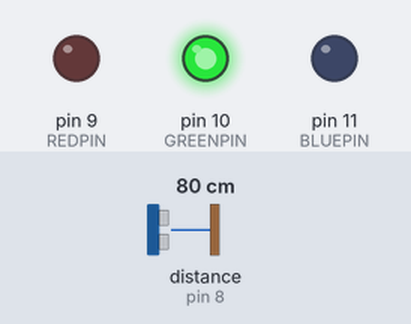
Bench run of a sketch on a simulated Arduino Uno, built with avr-gcc and run on an emulated ATmega328P. Parts: output pins drawn as LEDs (lit = HIGH). Wiring (inferred from the names in the program): ultrasonic range finder: trigger pin 7; echo pin 8. The test bench sets the inputs (shaded band); at power-on: distance to the obstacle (sensor on pin 8) 80 cm. The echo pulse lasts 58.3 µs per cm; pins used as bus, display or sensor lines are not drawn; what the sketch prints to the serial monitor is not drawn.

Above: at 0.1 s.
Timing chart, 0 to 1.6 s (numbered marks = the images above):
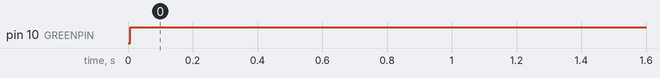

Measured:
- by itself, pin 10 (GREENPIN): LOW → HIGH at 0.01 s

The sketch:

sensori_distanza.ino
```cpp
//HC-SR04 Sensore ultrasuoni
#define REDPIN    9
#define GREENPIN  10
#define BLUEPIN   11

const int triggerPort = 7;
const int echoPort = 8;

byte r = 255;
byte g = 0;
byte b = 0;

void setup() {
  pinMode( triggerPort, OUTPUT );
  pinMode( echoPort, INPUT );
  Serial.begin( 115200 );
  Serial.println( "Sensore ultrasuoni HCSR04: ");

  pinMode(REDPIN, OUTPUT);
  pinMode(GREENPIN, OUTPUT);
  pinMode(BLUEPIN, OUTPUT);
}

void loop() {
  digitalWrite( triggerPort, LOW ); // mette LOW l'uscita del trigger

  //invia un impulso di 10 microsecondi sul trigger
  digitalWrite( triggerPort, HIGH );
  delayMicroseconds( 10 );
  digitalWrite( triggerPort, LOW );

  long duration = pulseIn( echoPort, HIGH ); // legge la durata dell'eco di ritorno in μs

  long distance = 0.0175 * duration;  // approssimando a 343 m/s la velocità del suono

  Serial.print( "durata: " );
  Serial.print( duration );
  Serial.print( " , " );
  Serial.print( "distanza: " );

  //dopo 38ms si è fuori dalla portata del sensore
  if ( duration > 38000 ) {
    Serial.println( "fuori portata");
    r = 255;
    g = 0;
    b = 0;
  }
  else {
    Serial.print( distance );
    Serial.println( " cm" );

    r = 0;
    g = 255;
    b = 0;

  }

  analogWrite(GREENPIN, g);
  analogWrite(BLUEPIN, b);
  analogWrite(REDPIN, r);

  // si aspettano 1.5 secondi prima di inviare un altro ping ultrasonico
  delay( 1500 );
}
```
